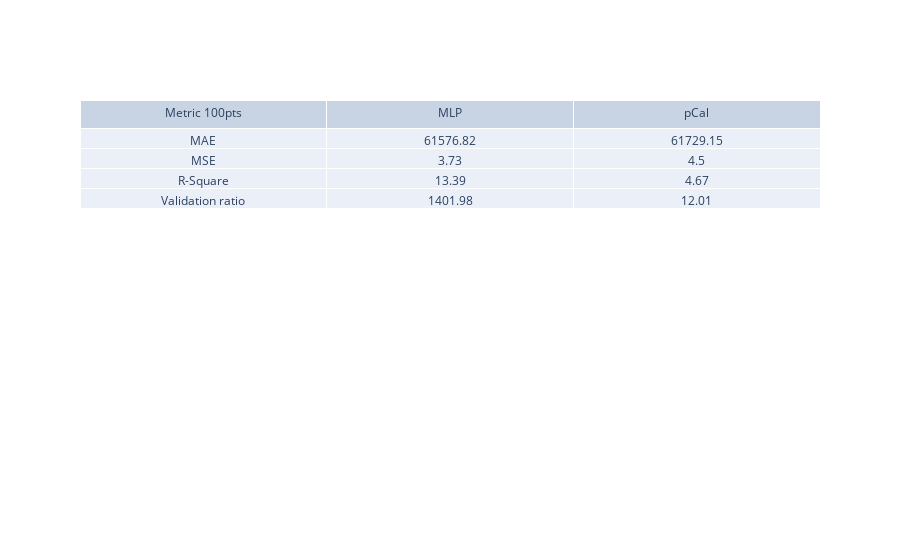
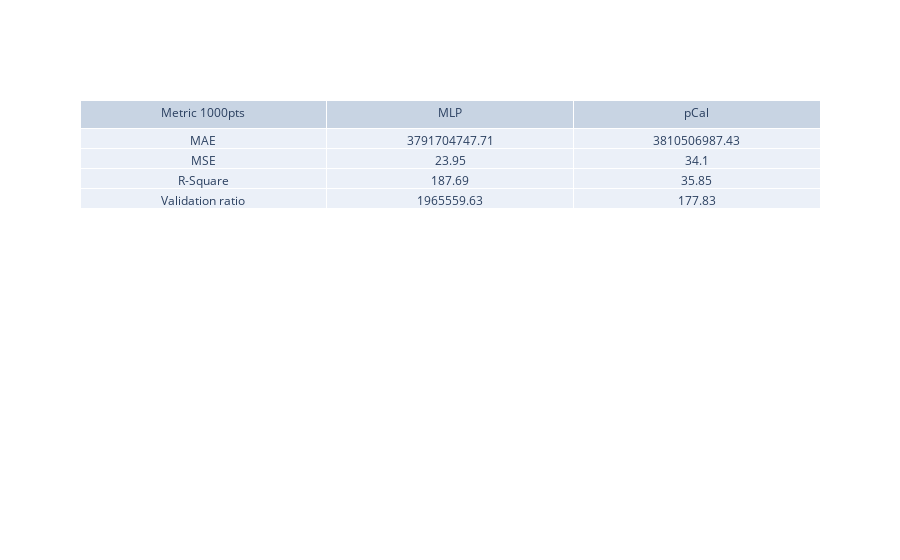
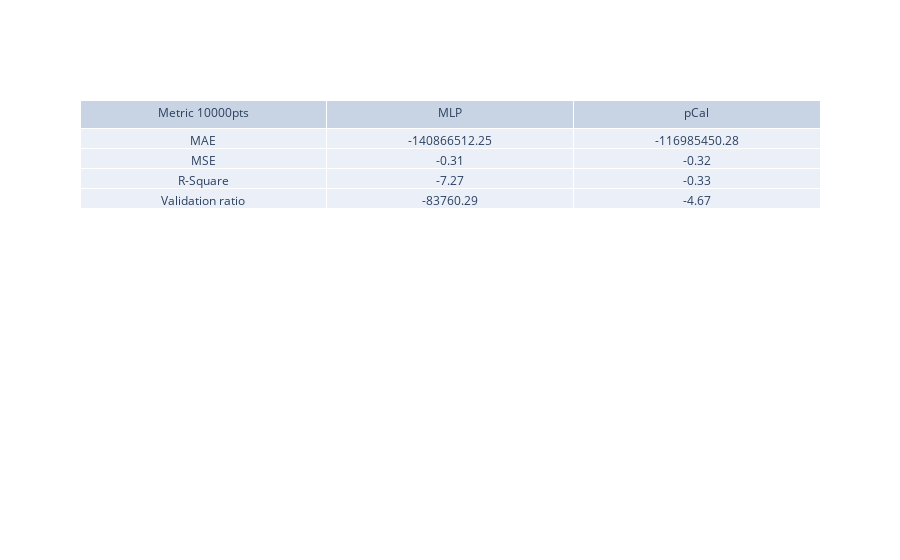
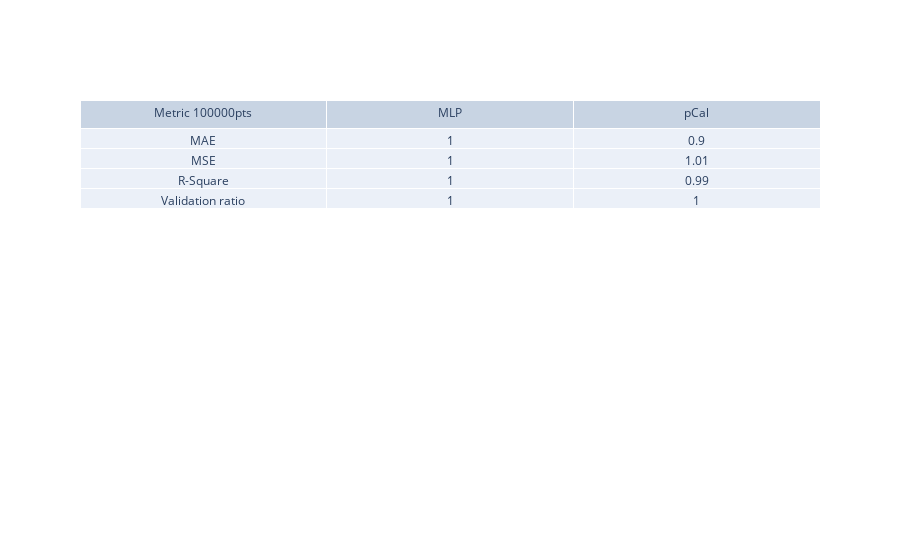

Notebook cell for these charts, in order:
### Code cell
import plotly.graph_objects as go

for i in range(len(metric)):
    fig = go.Figure(data=[go.Table(header=dict(values=[f'Metric {points[i]}pts','MLP', 'pCal']),
                     cells=dict(values=[metric, metric_ML[i], metric_pCal[i]]))
                         ])
    fig.show()

### Figure 1 — Plotly figure (JSON) as saved in the notebook; plotly's stock layout.template omitted (floating-point values rounded to 4 significant figures)
{"data": [{"cells": {"values": [["MAE", "MSE", "R-Square", "Validation ratio"], [61580.0, 3.73, 13.39, 1402.0], [61730.0, 4.5, 4.67, 12.01]]}, "header": {"values": ["Metric 100pts", "MLP", "pCal"]}, "type": "table"}], "layout": {}}

### Figure 2 — Plotly figure (JSON) as saved in the notebook; plotly's stock layout.template omitted (floating-point values rounded to 4 significant figures)
{"data": [{"cells": {"values": [["MAE", "MSE", "R-Square", "Validation ratio"], [3792000000.0, 23.95, 187.7, 1966000.0], [3811000000.0, 34.1, 35.85, 177.8]]}, "header": {"values": ["Metric 1000pts", "MLP", "pCal"]}, "type": "table"}], "layout": {}}

### Figure 3 — Plotly figure (JSON) as saved in the notebook; plotly's stock layout.template omitted (floating-point values rounded to 4 significant figures)
{"data": [{"cells": {"values": [["MAE", "MSE", "R-Square", "Validation ratio"], [-140900000.0, -0.31, -7.27, -83760.0], [-117000000.0, -0.32, -0.33, -4.67]]}, "header": {"values": ["Metric 10000pts", "MLP", "pCal"]}, "type": "table"}], "layout": {}}

### Figure 4 — Plotly figure (JSON) as saved in the notebook; plotly's stock layout.template omitted (floating-point values rounded to 4 significant figures)
{"data": [{"cells": {"values": [["MAE", "MSE", "R-Square", "Validation ratio"], [1, 1, 1, 1], [0.9, 1.01, 0.99, 1]]}, "header": {"values": ["Metric 100000pts", "MLP", "pCal"]}, "type": "table"}], "layout": {}}
